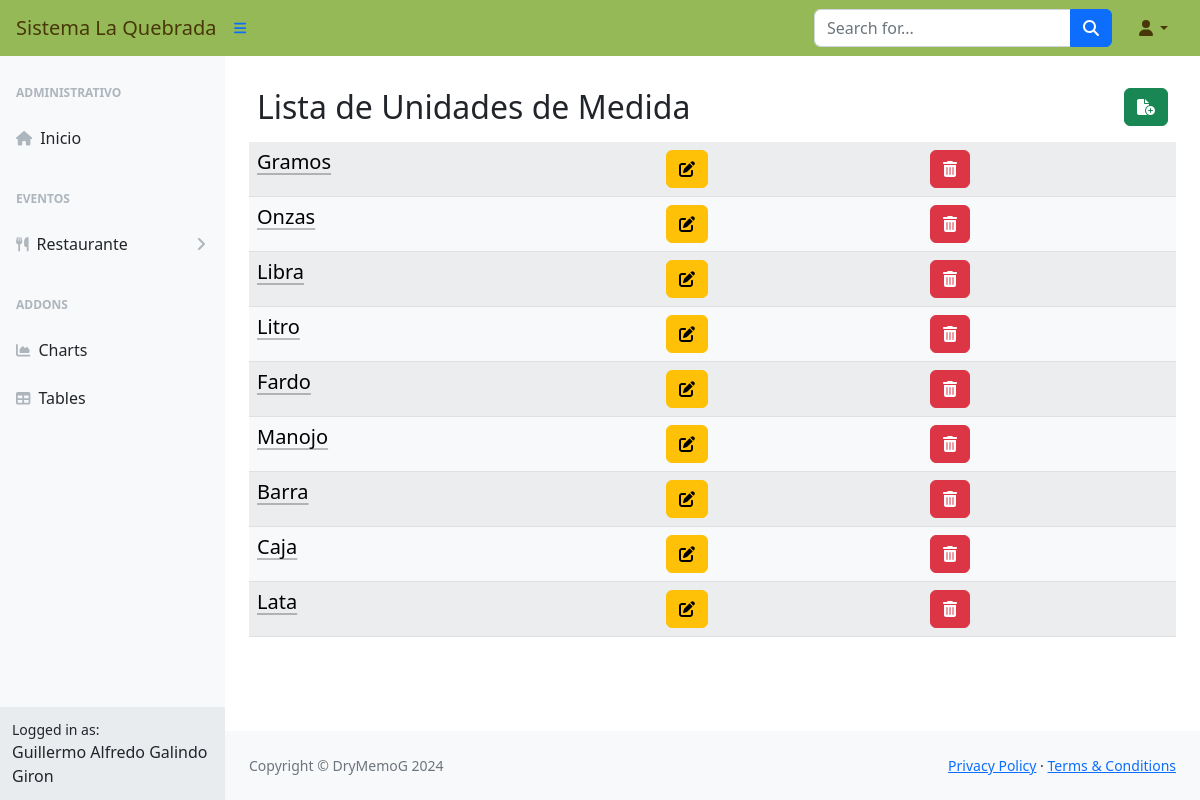
/gper/unidadmedida/ (signed in), run on an earlier commit of the app's database.
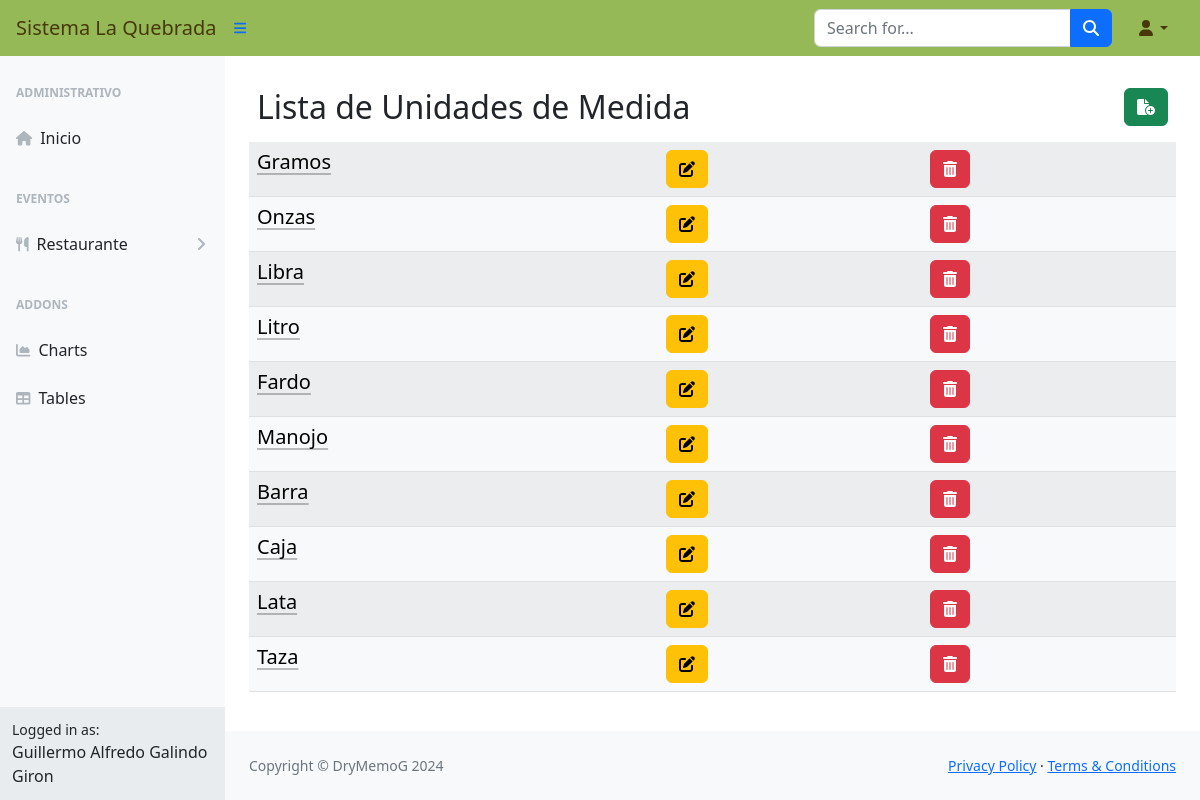
And on a later commit of the database.
### gper/models.py (models this page shows, shortened)
class UnidadMedida(models.Model):
    idUnidadMedida = models.AutoField(primary_key=True)
    unidad = models.CharField(max_length=255, blank=False, null=False, error_messages="El campo no puede estar vacío")

### gper/views.py (the view)
# urls.py: path('unidadmedida/', views.UnidadMedidaListView.as_view(), name="UnidadMedidaList"),
class UnidadMedidaListView(LoginRequiredMixin, ListView):
    model = UnidadMedida
    template_name = 'UnidadMedida/Unidades.html'

### gper/templates/UnidadMedida/Unidades.html (shortened to what this page needs)
{% extends 'base_generic.html' %}
{% block content %}
    <div class="container-sm">
        <br>
        <div class="d-flex p-2">
            <div class="d-flex justify-content-start flex-grow-1">
                <h2>Lista de Unidades de Medida</h2>
            </div>
            <div class="d-flex justify-content-end">
                <a href="{% url 'UnidadMedidaNew' %}"><button type="button" class="btn btn-success"><i class="fas fa-file-circle-plus"></i></button> </a>
            </div>
        </div>
        <div class="table-responsive-sm">
            <table class="table table-light table-striped table-hover">
                {% for unidad in object_list %}
                <tr>
                    <td><a class="link-body-emphasis link-offset-2 link-underline-opacity-25 link-underline-opacity-75-hover" href="#" data-bs-toggle="modal" data-bs-target="#miModal" data-url="{% url 'UnidadMedidaDetail' unidad.idUnidadMedida %}"><h5>{{ unidad.unidad }} </h5> </a> </td>
                    <td><a href="{% url 'UnidadMedidaEdit' unidad.idUnidadMedida %}" ><button type="button" class="btn btn-warning"><i class="fas fa-pen-to-square"></i></button></a></td>
                    <td><a href="{% url 'UnidadMedidaDelete' unidad.idUnidadMedida %}"><button type="button" class="btn btn-danger"><i class="fas fa-trash-can"></i></button></a></td>
                </tr>
                {% empty %}
                <tr>
                    <td>No hay unidades de medida disponibles.</td>
                </tr>
                {% endfor %}
            </table>
        </div>
    </div>
{% endblock %}

What changed in the data, as far as the page shows it:
added UnidadMedida: unidad "Taza"
